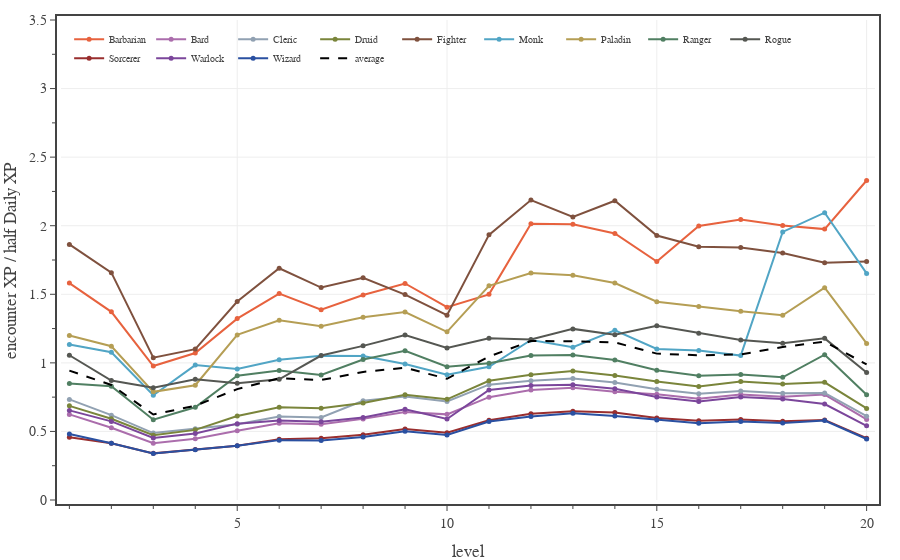

Notebook source saved alongside this figure:
### Code cell
# Plots encounter XP for each class, calculated for a full adventuring day with Medium encounters and two short rests.
encounter_difficulty = 'Medium'
pc_data_file = f'./pc data - {encounter_difficulty} 2 short rests.json'

with open(pc_data_file, 'r') as fin:
    pc_data = json.load(fin)

levels = np.array(range(1,21,1))
enc_XP_budget = 0.5 * np.array(ENCOUNTER_DIFFICULTIES['Daily']['XP'])

fig = go.Figure(
    layout=go.Layout(
        template=TFB_TEMPLATE,
        xaxis=dict(
            title_text='level',
            range=[0.8, 20.2],
            tick0=0, dtick=5,
            minor=dict(tick0=0, dtick=1),
        ),
        yaxis=dict(
            title_text='encounter XP / half Daily XP',
            range=[0.0, 3.5],
            tick0=0, dtick=0.5,
            minor=dict(tick0=0, dtick=0.25),
        ),
        legend=dict(
            yanchor='top',  y=0.99,
            xanchor='left', x=0.01,
            bgcolor='rgba(0,0,0,0)',
        )
    )
)

eXPmean = np.zeros(20)
for pc in PC_CLASSES:
    eXP  = np.array([x['encounter XP mean'] for x in pc_data[pc]])
    eXPmean += eXP
    fig.add_trace(go.Scatter(
        x=levels, 
        y=eXP/enc_XP_budget,
        mode='lines+markers', 
        line={'color': PC_CLASSES[pc]['color']},
        marker={'size': 5},
        unselected=dict(marker=dict(opacity=0.0)),
        name=pc,
        hovertemplate=
            '<b>'+pc+'</b><br>'+
            'lvl %{x}<br>'+
            'enc XP %{y:.2f}'+
            '<extra></extra>'
    ))

eXPmean /= len(PC_CLASSES)
fig.add_trace(go.Scatter(
    x=levels, 
    y=eXPmean/enc_XP_budget,
    mode='lines', 
    line=dict(color='black', dash='dash'),
    unselected=dict(marker=dict(opacity=0.0)),
    name='average',
    hoverinfo='skip'
))


# show figure
fig.show(config=TFB_CONFIG)

# save large format figure
if SAVEFIGS:
    file_name = f'./fig-pcs-encounter-xp-vs-level-{encounter_difficulty.lower()}-adventuring-days-large.html'
    fig_html = fig.to_html(
        config=TFB_CONFIG,
        include_plotlyjs=False, 
        full_html=False, 
    )
    fig_soup = BeautifulSoup(fig_html, 'html.parser')
    fig_soup.div['class'] = 'plotly-div-large'
    with open(file_name, 'wb') as fout:
        fout.write(fig_soup.prettify('utf-8'))

# save small format figure
if SAVEFIGS:
    fig.update_traces(marker=dict(size=4))
    fig.update_layout(font=dict(size=10), legend=dict(font_size=8))
    file_name = f'./fig-pcs-encounter-xp-vs-level-{encounter_difficulty.lower()}-adventuring-days-small.html'
    fig_html = fig.to_html(
        config=TFB_CONFIG,
        include_plotlyjs=False, 
        full_html=False, 
    )
    fig_soup = BeautifulSoup(fig_html, 'html.parser')
    fig_soup.div['class'] = 'plotly-div-small'
    with open(file_name, 'wb') as fout:
        fout.write(fig_soup.prettify('utf-8'))

### Figure 1 — Plotly figure (JSON) as saved in the notebook; plotly's stock layout.template omitted (floating-point values rounded to 4 significant figures)
{"data": [{"hovertemplate": "<b>Barbarian</b><br>lvl %{x}<br>enc XP %{y:.2f}<extra></extra>", "line": {"color": "#E7623E"}, "marker": {"size": 5}, "mode": "lines+markers", "name": "Barbarian", "type": "scatter", "unselected": {"marker": {"opacity": 0}}, "x": [1, 2, 3, 4, 5, 6, 7, 8, 9, 10, 11, 12, 13, 14, 15, 16, 17, 18, 19, 20], "y": [1.581, 1.372, 0.9771, 1.072, 1.323, 1.505, 1.387, 1.495, 1.579, 1.406, 1.5, 2.014, 2.011, 1.943, 1.739, 1.999, 2.045, 2.002, 1.975, 2.33]}, {"hovertemplate": "<b>Bard</b><br>lvl %{x}<br>enc XP %{y:.2f}<extra></extra>", "line": {"color": "#AB6DAC"}, "marker": {"size": 5}, "mode": "lines+markers", "name": "Bard", "type": "scatter", "unselected": {"marker": {"opacity": 0}}, "x": [1, 2, 3, 4, 5, 6, 7, 8, 9, 10, 11, 12, 13, 14, 15, 16, 17, 18, 19, 20], "y": [0.6242, 0.5264, 0.4143, 0.4472, 0.5055, 0.5591, 0.5522, 0.5915, 0.642, 0.6244, 0.7499, 0.8014, 0.8179, 0.7901, 0.7713, 0.7385, 0.7692, 0.7526, 0.7685, 0.5872]}, {"hovertemplate": "<b>Cleric</b><br>lvl %{x}<br>enc XP %{y:.2f}<extra></extra>", "line": {"color": "#91A1B2"}, "marker": {"size": 5}, "mode": "lines+markers", "name": "Cleric", "type": "scatter", "unselected": {"marker": {"opacity": 0}}, "x": [1, 2, 3, 4, 5, 6, 7, 8, 9, 10, 11, 12, 13, 14, 15, 16, 17, 18, 19, 20], "y": [0.7336, 0.6186, 0.4882, 0.52, 0.5521, 0.6089, 0.6014, 0.7238, 0.7554, 0.7191, 0.8411, 0.8703, 0.8861, 0.8559, 0.8083, 0.774, 0.7955, 0.7784, 0.7804, 0.611]}, {"hovertemplate": "<b>Druid</b><br>lvl %{x}<br>enc XP %{y:.2f}<extra></extra>", "line": {"color": "#7A853B"}, "marker": {"size": 5}, "mode": "lines+markers", "name": "Druid", "type": "scatter", "unselected": {"marker": {"opacity": 0}}, "x": [1, 2, 3, 4, 5, 6, 7, 8, 9, 10, 11, 12, 13, 14, 15, 16, 17, 18, 19, 20], "y": [0.6864, 0.5928, 0.4728, 0.5113, 0.612, 0.6768, 0.6697, 0.7072, 0.7677, 0.734, 0.8693, 0.9141, 0.9401, 0.9086, 0.8641, 0.8277, 0.864, 0.8456, 0.8579, 0.6678]}, {"hovertemplate": "<b>Fighter</b><br>lvl %{x}<br>enc XP %{y:.2f}<extra></extra>", "line": {"color": "#7F513E"}, "marker": {"size": 5}, "mode": "lines+markers", "name": "Fighter", "type": "scatter", "unselected": {"marker": {"opacity": 0}}, "x": [1, 2, 3, 4, 5, 6, 7, 8, 9, 10, 11, 12, 13, 14, 15, 16, 17, 18, 19, 20], "y": [1.864, 1.658, 1.038, 1.1, 1.448, 1.69, 1.549, 1.621, 1.498, 1.348, 1.933, 2.187, 2.064, 2.182, 1.928, 1.846, 1.84, 1.8, 1.73, 1.739]}, {"hovertemplate": "<b>Monk</b><br>lvl %{x}<br>enc XP %{y:.2f}<extra></extra>", "line": {"color": "#51A5C5"}, "marker": {"size": 5}, "mode": "lines+markers", "name": "Monk", "type": "scatter", "unselected": {"marker": {"opacity": 0}}, "x": [1, 2, 3, 4, 5, 6, 7, 8, 9, 10, 11, 12, 13, 14, 15, 16, 17, 18, 19, 20], "y": [1.133, 1.078, 0.7637, 0.9836, 0.9551, 1.023, 1.051, 1.05, 0.992, 0.9133, 0.9714, 1.167, 1.115, 1.237, 1.102, 1.089, 1.053, 1.955, 2.095, 1.652]}, {"hovertemplate": "<b>Paladin</b><br>lvl %{x}<br>enc XP %{y:.2f}<extra></extra>", "line": {"color": "#B59E54"}, "marker": {"size": 5}, "mode": "lines+markers", "name": "Paladin", "type": "scatter", "unselected": {"marker": {"opacity": 0}}, "x": [1, 2, 3, 4, 5, 6, 7, 8, 9, 10, 11, 12, 13, 14, 15, 16, 17, 18, 19, 20], "y": [1.2, 1.121, 0.7889, 0.837, 1.204, 1.31, 1.266, 1.332, 1.37, 1.226, 1.561, 1.655, 1.638, 1.583, 1.446, 1.411, 1.377, 1.347, 1.548, 1.142]}, {"hovertemplate": "<b>Ranger</b><br>lvl %{x}<br>enc XP %{y:.2f}<extra></extra>", "line": {"color": "#507F62"}, "marker": {"size": 5}, "mode": "lines+markers", "name": "Ranger", "type": "scatter", "unselected": {"marker": {"opacity": 0}}, "x": [1, 2, 3, 4, 5, 6, 7, 8, 9, 10, 11, 12, 13, 14, 15, 16, 17, 18, 19, 20], "y": [0.85, 0.8287, 0.5857, 0.6764, 0.906, 0.9442, 0.9117, 1.024, 1.089, 0.9717, 0.9976, 1.054, 1.057, 1.021, 0.9465, 0.9064, 0.9146, 0.895, 1.06, 0.7674]}, {"hovertemplate": "<b>Rogue</b><br>lvl %{x}<br>enc XP %{y:.2f}<extra></extra>", "line": {"color": "#555752"}, "marker": {"size": 5}, "mode": "lines+markers", "name": "Rogue", "type": "scatter", "unselected": {"marker": {"opacity": 0}}, "x": [1, 2, 3, 4, 5, 6, 7, 8, 9, 10, 11, 12, 13, 14, 15, 16, 17, 18, 19, 20], "y": [1.056, 0.8708, 0.8194, 0.8807, 0.8517, 0.8798, 1.054, 1.124, 1.204, 1.108, 1.18, 1.171, 1.248, 1.206, 1.27, 1.216, 1.167, 1.143, 1.179, 0.9292]}, {"hovertemplate": "<b>Sorcerer</b><br>lvl %{x}<br>enc XP %{y:.2f}<extra></extra>", "line": {"color": "#992E2E"}, "marker": {"size": 5}, "mode": "lines+markers", "name": "Sorcerer", "type": "scatter", "unselected": {"marker": {"opacity": 0}}, "x": [1, 2, 3, 4, 5, 6, 7, 8, 9, 10, 11, 12, 13, 14, 15, 16, 17, 18, 19, 20], "y": [0.458, 0.4131, 0.34, 0.3681, 0.3949, 0.4428, 0.4511, 0.4763, 0.5172, 0.4908, 0.5812, 0.6289, 0.6466, 0.6378, 0.5986, 0.5775, 0.5863, 0.5738, 0.584, 0.4504]}, {"hovertemplate": "<b>Warlock</b><br>lvl %{x}<br>enc XP %{y:.2f}<extra></extra>", "line": {"color": "#7B469B"}, "marker": {"size": 5}, "mode": "lines+markers", "name": "Warlock", "type": "scatter", "unselected": {"marker": {"opacity": 0}}, "x": [1, 2, 3, 4, 5, 6, 7, 8, 9, 10, 11, 12, 13, 14, 15, 16, 17, 18, 19, 20], "y": [0.6533, 0.5733, 0.4521, 0.4856, 0.5567, 0.5791, 0.5701, 0.6023, 0.6614, 0.5903, 0.8023, 0.8351, 0.8405, 0.812, 0.7505, 0.7187, 0.7518, 0.7356, 0.6997, 0.5412]}, {"hovertemplate": "<b>Wizard</b><br>lvl %{x}<br>enc XP %{y:.2f}<extra></extra>", "line": {"color": "#2A50A1"}, "marker": {"size": 5}, "mode": "lines+markers", "name": "Wizard", "type": "scatter", "unselected": {"marker": {"opacity": 0}}, "x": [1, 2, 3, 4, 5, 6, 7, 8, 9, 10, 11, 12, 13, 14, 15, 16, 17, 18, 19, 20], "y": [0.4805, 0.4131, 0.3385, 0.3664, 0.3949, 0.4366, 0.4337, 0.459, 0.5007, 0.4745, 0.5719, 0.6086, 0.6334, 0.6121, 0.5836, 0.559, 0.5729, 0.5607, 0.5799, 0.4451]}, {"hoverinfo": "skip", "line": {"color": "black", "dash": "dash"}, "mode": "lines", "name": "average", "type": "scatter", "unselected": {"marker": {"opacity": 0}}, "x": [1, 2, 3, 4, 5, 6, 7, 8, 9, 10, 11, 12, 13, 14, 15, 16, 17, 18, 19, 20], "y": [0.9434, 0.8388, 0.6232, 0.6874, 0.8086, 0.888, 0.8747, 0.9338, 0.9646, 0.8839, 1.047, 1.159, 1.158, 1.149, 1.067, 1.055, 1.061, 1.116, 1.155, 0.9885]}], "layout": {"legend": {"bgcolor": "rgba(0,0,0,0)", "x": 0.01, "xanchor": "left", "y": 0.99, "yanchor": "top"}, "xaxis": {"dtick": 5, "minor": {"dtick": 1, "tick0": 0}, "range": [0.8, 20.2], "tick0": 0, "title": {"text": "level"}}, "yaxis": {"dtick": 0.5, "minor": {"dtick": 0.25, "tick0": 0}, "range": [0, 3.5], "tick0": 0, "title": {"text": "encounter XP / half Daily XP"}}}}
